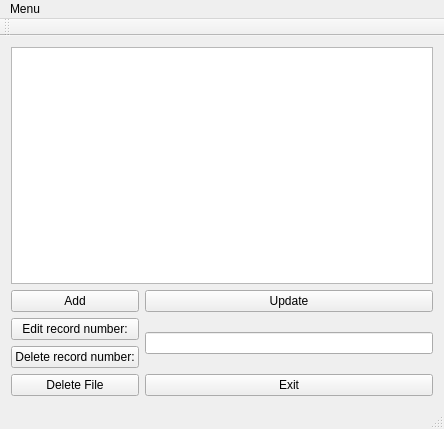
<?xml version="1.0" encoding="UTF-8"?>
<ui version="4.0">
 <class>FileTable</class>
 <widget class="QMainWindow" name="FileTable">
  <property name="geometry">
   <rect>
    <x>0</x>
    <y>0</y>
    <width>444</width>
    <height>429</height>
   </rect>
  </property>
  <property name="windowTitle">
   <string>FileTable</string>
  </property>
  <widget class="QWidget" name="centralWidget">
   <layout class="QGridLayout" name="gridLayout">
    <item row="0" column="0" colspan="2">
     <widget class="QTableView" name="tableView">
      <property name="contextMenuPolicy">
       <enum>Qt::DefaultContextMenu</enum>
      </property>
     </widget>
    </item>
    <item row="1" column="0">
     <widget class="QPushButton" name="pushButton_2">
      <property name="text">
       <string>Add</string>
      </property>
     </widget>
    </item>
    <item row="1" column="1">
     <widget class="QPushButton" name="pushButton_4">
      <property name="text">
       <string>Update</string>
      </property>
     </widget>
    </item>
    <item row="2" column="0">
     <widget class="QPushButton" name="pushButton_5">
      <property name="text">
       <string>Edit record number:</string>
      </property>
     </widget>
    </item>
    <item row="2" column="1" rowspan="2">
     <widget class="QLineEdit" name="lineEdit"/>
    </item>
    <item row="3" column="0">
     <widget class="QPushButton" name="pushButton_3">
      <property name="text">
       <string>Delete record number:</string>
      </property>
     </widget>
    </item>
    <item row="4" column="1">
     <widget class="QPushButton" name="pushButton">
      <property name="text">
       <string>Exit</string>
      </property>
     </widget>
    </item>
    <item row="4" column="0">
     <widget class="QPushButton" name="pushButton_6">
      <property name="text">
       <string>Delete File</string>
      </property>
     </widget>
    </item>
   </layout>
  </widget>
  <widget class="QMenuBar" name="menuBar">
   <property name="geometry">
    <rect>
     <x>0</x>
     <y>0</y>
     <width>444</width>
     <height>21</height>
    </rect>
   </property>
   <widget class="QMenu" name="menuMenu">
    <property name="title">
     <string>Menu</string>
    </property>
    <addaction name="separator"/>
    <addaction name="actionSave"/>
    <addaction name="actionSave_2"/>
    <addaction name="actionAdd_new_file"/>
   </widget>
   <addaction name="menuMenu"/>
  </widget>
  <widget class="QToolBar" name="mainToolBar">
   <attribute name="toolBarArea">
    <enum>TopToolBarArea</enum>
   </attribute>
   <attribute name="toolBarBreak">
    <bool>false</bool>
   </attribute>
  </widget>
  <widget class="QStatusBar" name="statusBar"/>
  <action name="actionSave">
   <property name="text">
    <string>Open</string>
   </property>
  </action>
  <action name="actionSave_2">
   <property name="text">
    <string>Save</string>
   </property>
  </action>
  <action name="actionAdd_new_file">
   <property name="text">
    <string>add new file</string>
   </property>
  </action>
 </widget>
 <layoutdefault spacing="6" margin="11"/>
 <resources/>
 <connections/>
</ui>
